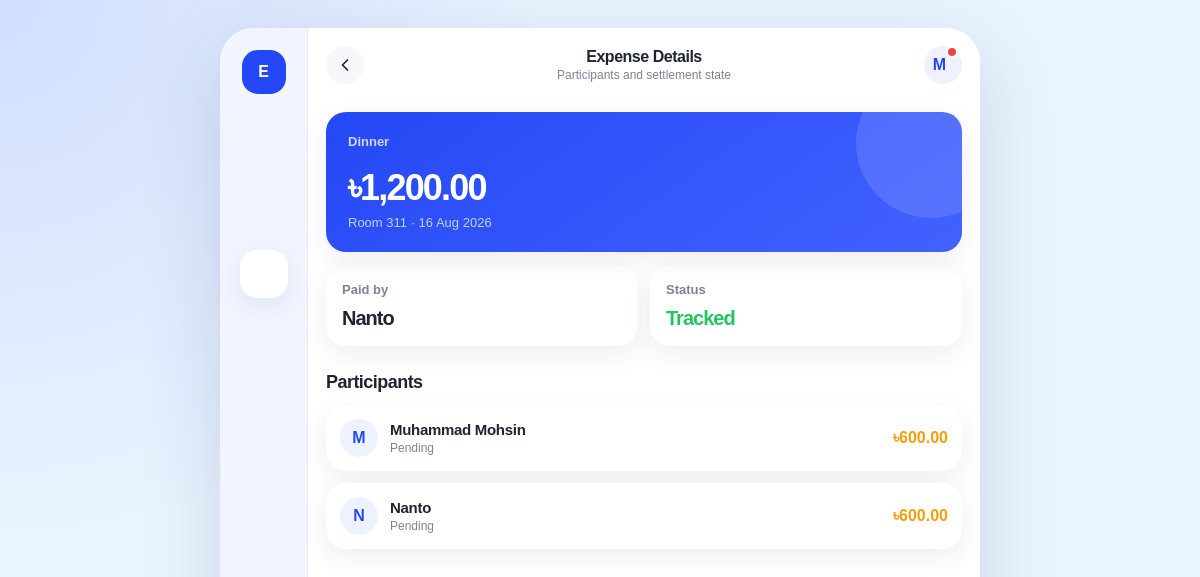
Screenshot of /expenses/details.php?expense_id=6 (signed in) with the database file from the repository.
### tables this page shows
CREATE TABLE `expenses` (
  `expense_id` int(11) NOT NULL,
  `title` varchar(150) NOT NULL,
  `amount` double NOT NULL,
  `expense_date` date NOT NULL,
  `created_at` timestamp NOT NULL DEFAULT current_timestamp(),
  `group_id` int(11) NOT NULL,
  `user_id` int(11) NOT NULL
);

CREATE TABLE `groups` (
  `group_id` int(11) NOT NULL,
  `group_name` varchar(100) NOT NULL,
  `description` varchar(255) DEFAULT NULL,
  `created_at` timestamp NOT NULL DEFAULT current_timestamp(),
  `settlement_deadline` date DEFAULT NULL
);

CREATE TABLE `users` (
  `user_id` int(11) NOT NULL,
  `name` varchar(100) NOT NULL,
  `email` varchar(255) NOT NULL,
  `password_hash` varchar(255) NOT NULL,
  `phone_no` varchar(20) DEFAULT NULL,
  `created_at` timestamp NOT NULL DEFAULT current_timestamp()
);

CREATE TABLE `expenses_participants` (
  `user_id` int(11) NOT NULL,
  `expense_id` int(11) NOT NULL,
  `share_amount` double NOT NULL,
  `is_settled` tinyint(1) DEFAULT 0
);

### expenses/details.php (the view, shortened to what this page needs)
<?php
require_once "../config/database.php";
$user_id = (int) $_SESSION["user_id"];
$expense_id = (int) ($_GET["expense_id"] ?? 0);
function money($value) { return "৳" . number_format((float) $value, 2); }
$stmt = $conn->prepare("
    SELECT e.*, g.group_name, u.name AS paid_by_name
    FROM expenses e
    INNER JOIN groups g ON e.group_id = g.group_id
    INNER JOIN users u ON e.user_id = u.user_id
    INNER JOIN group_members gm ON e.group_id = gm.group_id
    WHERE e.expense_id = ? AND gm.user_id = ?
    LIMIT 1
");
$stmt->bind_param("ii", $expense_id, $user_id);
$stmt->execute();
$expense = $stmt->get_result()->fetch_assoc();
include "../includes/header.php";
$stmt = $conn->prepare("
    SELECT u.name, ep.share_amount, ep.is_settled
    FROM expenses_participants ep
    INNER JOIN users u ON ep.user_id = u.user_id
    WHERE ep.expense_id = ?
    ORDER BY u.name
");
$stmt->bind_param("i", $expense_id);
$stmt->execute();
$participants = $stmt->get_result();
?>
<section class="summary-card">
    <p class="summary-label"><?= htmlspecialchars($expense["title"]) ?></p>
    <div class="amount"><?= money($expense["amount"]) ?></div>
    <p class="summary-subtext"><?= htmlspecialchars($expense["group_name"]) ?> · <?= htmlspecialchars(date("d M Y", strtotime($expense["expense_date"]))) ?></p>
</section>
<div class="mini-grid">
    <article class="mini-card"><p class="section-kicker">Paid by</p><div class="amount" style="font-size:20px;"><?= htmlspecialchars($expense["paid_by_name"]) ?></div></article>
    <article class="mini-card"><p class="section-kicker">Status</p><div class="amount positive" style="font-size:20px;">Tracked</div></article>
</div>
<div class="section-header">
    <h2>Participants</h2>
</div>
<div class="card-list">
    <?php if ($participants->num_rows > 0): ?>
        <?php while ($participant = $participants->fetch_assoc()): ?>
            <article class="user-row">
                <span class="avatar"><?= htmlspecialchars(strtoupper(substr($participant["name"], 0, 1))) ?></span>
                <span class="user-body"><h3><?= htmlspecialchars($participant["name"]) ?></h3><span class="row-meta"><?= $participant["is_settled"] ? "Settled" : "Pending" ?></span></span>
                <span class="row-value <?= $participant["is_settled"] ? 'positive' : 'warning' ?>"><?= money($participant["share_amount"]) ?></span>
            </article>
        <?php endwhile; ?>
    <?php else: ?>
        <div class="empty-state"><h3>No participants</h3><p>This expense has no participant rows yet.</p></div>
    <?php endif; ?>
</div>
<?php include "../includes/footer.php"; ?>

### css/style.css (style rules this page uses)
:root { --primary: #2448f5; --primary-dark: #1939d6; --primary-light: #eef2ff; --background: #ffffff; --surface: #f7f8fa; --surface-blue: #f2f5ff; --text-primary: #1e2430; --text-secondary: #7c8494; --text-muted: #a7aebb; --border: #e7eaf0; --success: #22c55e; --warning: #f59e0b; --danger: #ef4444; --shadow: 0 8px 25px rgba(30, 50, 100, 0.08); --shadow-strong: 0 18px 45px rgba(36, 72, 245, 0.18); --radius-sm: 8px; --radius-md: 14px; --radius-lg: 20px; --radius-xl: 28px; --app-width: 460px; }
* { box-sizing: border-box; margin: 0; padding: 0; }
html { scroll-behavior: smooth; }
body { min-height: 100vh; background: radial-gradient(circle at top left, rgba(36, 72, 245, 0.13), transparent 34rem), #eaf4ff; color: var(--text-primary); font-family: "Trebuchet MS", Arial, Helvetica, sans-serif; }
.icon-button, .avatar, .icon-circle { display: inline-flex; align-items: center; justify-content: center; flex: 0 0 auto; border-radius: 50%; }
.avatar { width: 38px; height: 38px; background: var(--primary-light); color: var(--primary); font-weight: 800; }
.page-kicker, .section-kicker { color: var(--text-secondary); font-size: 13px; font-weight: 700; }
.section-header { display: flex; align-items: center; justify-content: space-between; gap: 12px; margin: 26px 0 12px; }
.section-header h2 { font-size: 18px; letter-spacing: -0.03em; }
.card, .summary-card, .mini-card, .form-card, .transaction-row, .group-card, .user-row, .notification-card, .payment-card { border-radius: var(--radius-lg); background: white; box-shadow: var(--shadow); }
.summary-card { position: relative; overflow: hidden; padding: 22px; background: linear-gradient(145deg, var(--primary), #4262ff); color: white; }
.summary-card::after { content: ""; position: absolute; right: -44px; top: -44px; width: 150px; height: 150px; border-radius: 50%; background: rgba(255, 255, 255, 0.12); }
.summary-label { color: rgba(255, 255, 255, 0.78); font-size: 13px; font-weight: 700; }
.amount { font-variant-numeric: tabular-nums; font-weight: 900; letter-spacing: -0.05em; }
.summary-card .amount { margin-top: 18px; font-size: 36px; }
.summary-subtext { margin-top: 6px; color: rgba(255, 255, 255, 0.72); font-size: 13px; }
.mini-grid { display: grid; grid-template-columns: 1fr 1fr; gap: 12px; margin-top: 14px; }
.mini-card { padding: 16px; }
.mini-card .amount { margin-top: 10px; font-size: 23px; }
.positive { color: var(--success); }
.warning { color: var(--warning); }
.card-list { display: grid; gap: 12px; }
.group-card h3, .transaction-row h3, .user-row h3, .payment-card h3, .notification-card h3 { font-size: 15px; letter-spacing: -0.02em; }
.group-meta, .row-meta, .transaction-meta { margin-top: 4px; color: var(--text-secondary); font-size: 12px; }
.transaction-row, .user-row { display: flex; align-items: center; gap: 12px; padding: 14px; }
.transaction-body, .user-body { min-width: 0; flex: 1; }
.transaction-amount, .row-value { flex: 0 0 auto; text-align: right; font-weight: 900; font-variant-numeric: tabular-nums; }
@media (min-width: 900px) { body { padding: 28px 0; } }

### rows the page displays
expenses: title "Dinner", amount "৳1,200.00", group.group_name "Room 311", expense_date "16 Aug 2026", user.name "Nanto"
expenses_participants: user.name "M", user.name "Muhammad Mohsin", is_settled "Pending", share_amount "৳600.00"
expenses_participants: user.name "N", user.name "Nanto", is_settled "Pending", share_amount "৳600.00"

### other values shown
$pageTitle "Expense Details"
$pageSubtitle "Participants and settlement state"
$userInitial "M"
